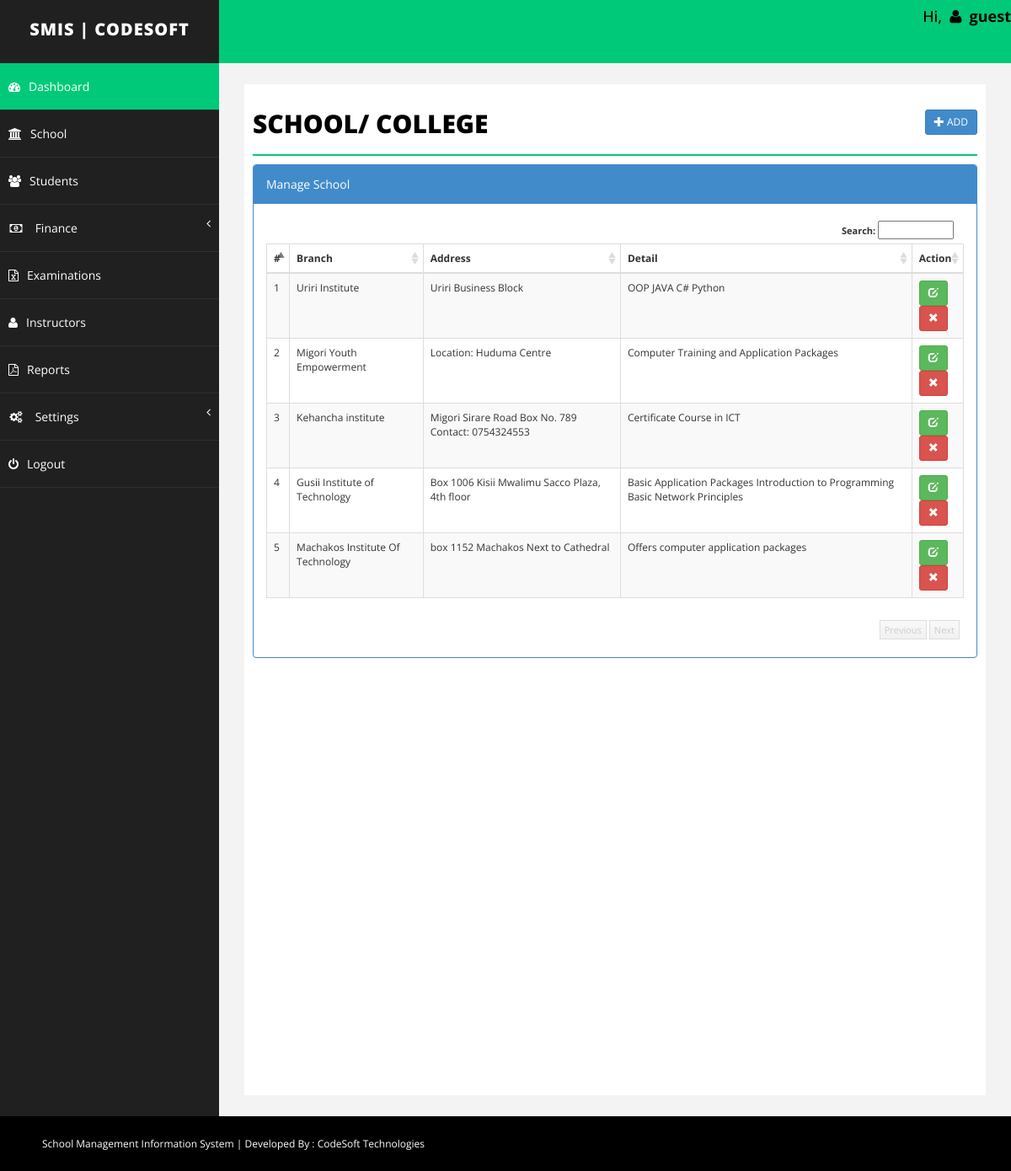
Screenshot of /School/branch.php (signed in) with the database file from the repository.
### tables this page shows
CREATE TABLE `branch` (
  `id` int(255) NOT NULL,
  `branch` varchar(255) NOT NULL,
  `address` text NOT NULL,
  `detail` text NOT NULL,
  `delete_status` enum('0','1') NOT NULL DEFAULT '0'
);

### School/branch.php (the view, shortened to what this page needs)
<?php
	include("../Include/dbconnect.php");
	$branch='';
	$address='';
	$detail = '';
	$id= '';
	$action = "add";
?>
<!DOCTYPE html>
<html xmlns="http://www.w3.org/1999/xhtml">
<head>
	<?php include("../Include/links.php"); ?>
</head>
<?php
	include("../Include/header.php");
?>
        <div id="page-wrapper">
            <div id="page-inner">
                <div class="row">
                    <div class="col-md-12">
                        <h1 class="page-head-line">School/ College
							<?php
								echo (isset($_GET['action']) && @$_GET['action']=="add" || @$_GET['action']=="edit")?
								' <a href="branch.php" class="btn btn-primary btn-sm pull-right">Back <i class="glyphicon glyphicon-arrow-right"></i></a>':'<a href="branch.php?action=add" class="btn btn-primary btn-sm pull-right"><i class="glyphicon glyphicon-plus"></i> Add </a>';
							?>
						</h1>
                    </div>
                </div>
				<?php
				if(isset($_GET['action']) && @$_GET['action']=="add" || @$_GET['action']=="edit")
				{
				?>
				<script type="text/javascript" src="../../js/validation/jquery.validate.min.js"></script>
				<div class="row">
					<div class="col-sm-8 col-sm-offset-2">
						<div class="panel panel-primary">
							<div class="panel-heading">
								 <?php echo ($action=="add")? "Add School": "Edit School"; ?>
							</div>
							<form action="branch.php" method="post" id="signupForm1" class="form-horizontal">
								<div class="panel-body">
									<div class="form-group">
										<label class="col-sm-2 control-label" for="Old">Branch </label>
										<div class="col-sm-10">
											<input type="text" class="form-control" id="branch" name="branch" value="<?php echo $branch;?>"  />
										</div>
									</div>
									<div class="form-group">
										<label class="col-sm-2 control-label" for="Password"> Address </label>
										<div class="col-sm-10">
											<textarea class="form-control" id="address" name="address"><?php echo $address;?></textarea >
										</div>
									</div>
									<div class="form-group">
										<label class="col-sm-2 control-label" for="Confirm"> Detail</label>
										<div class="col-sm-10">
												<textarea class="form-control" name="detail" id="detail"><?php echo $detail;?></textarea >
										</div>
									</div>
									<div class="form-group">
										<div class="col-sm-8 col-sm-offset-2">
											<input type="hidden" name="id" value="<?php echo $id;?>">
											<input type="hidden" name="action" value="<?php echo $action;?>">
											<button type="submit" name="save" class="btn btn-primary">Save </button>
										</div>
									</div>
								</div>
							</form>
						</div>
					</div>
				</div>
				<script type="text/javascript">
					$( document ).ready( function () {
						if($("#signupForm1").length > 0)
					{
						$( "#signupForm1" ).validate( {
							rules: {
								branch: "required",
								address: "required"
							},
							messages: {
								branch: "Please enter branch name",
								address: "Please enter address"
							},
						errorElement: "em",
						errorPlacement: function ( error, element ) {
							// Add the `help-block` class to the error element
							error.addClass( "help-block" );
							// Add `has-feedback` class to the parent div.form-group
							// in order to add icons to inputs
							element.parents( ".col-sm-10" ).addClass( "has-feedback" );
							if ( element.prop( "type" ) === "checkbox" ) {
								error.insertAfter( element.parent( "label" ) );
							} else {
								error.insertAfter( element );
							}
							// Add the span element, if doesn't exists, and apply the icon classes to it.
							if ( !element.next( "span" )[ 0 ] ) {
								$( "<span class='glyphicon glyphicon-remove form-control-feedback'></span>" ).insertAfter( element );
							}
						},
						success: function ( label, element ) {
							// Add the span element, if doesn't exists, and apply the icon classes to it.
							if ( !$( element ).next( "span" )[ 0 ] ) {
								$( "<span class='glyphicon glyphicon-ok form-control-feedback'></span>" ).insertAfter( $( element ) );
							}
						},
						highlight: function ( element, errorClass, validClass ) {
							$( element ).parents( ".col-sm-10" ).addClass( "has-error" ).removeClass( "has-success" );
							$( element ).next( "span" ).addClass( "glyphicon-remove" ).removeClass( "glyphicon-ok" );
						},
						unhighlight: function ( element, errorClass, validClass ) {
							$( element ).parents( ".col-sm-10" ).addClass( "has-success" ).removeClass( "has-error" );
							$( element ).next( "span" ).addClass( "glyphicon-ok" ).removeClass( "glyphicon-remove" );
						}
					} );
					}
					} );
				</script>
				<?php
				}else{
				?>
				<link href="../../css/datatable/datatable.css" rel="stylesheet" />
				<div class="panel panel-primary">
					<div class="panel-heading">
						Manage School
					</div>
                        <div class="panel-body">
                             <div class="table-sorting table-responsive">
                                <table class="table table-striped table-bordered table-hover" id="tSortable22">
                                    <thead>
                                        <tr>
                                            <th>#</th>
                                            <th>Branch</th>
                                            <th>Address</th>
                                            <th>Detail</th>
											<th>Action</th>
                                        </tr>
                                    </thead>
                                    <tbody>
									<?php
									$sql = "select * from branch where delete_status='0'";
									$q = $conn->query($sql);
									$i=1;
									while($r = $q->fetch_assoc())
									{
									echo '<tr>
                                            <td>'.$i.'</td>
                                            <td>'.$r['branch'].'</td>
                                            <td>'.$r['address'].'</td>
                                            <td>'.$r['detail'].'</td>
											<td>
											<a href="branch.php?action=edit&id='.$r['id'].'" class="btn btn-success btn-sm"><span class="glyphicon glyphicon-edit"></span></a>
											<a onclick="return confirm(\'Are you sure you want to delete this record\');" href="branch.php?action=delete&id='.$r['id'].'" class="btn btn-danger btn-sm"><span class="glyphicon glyphicon-remove"></span></a> </td>
                                        </tr>';
										$i++;
									}
									?>
                                    </tbody>
                                </table>
                            </div>
                        </div>
                    </div>
				<?php
				}
				?>
            </div>
        </div>
    </div>
    <?php
        include("../Include/footer.php");
    ?>
</body>
</html>

### css/basic.css (style rules this page uses)
body { font-family: 'Open Sans', sans-serif; line-height:25px; }
#page-wrapper { padding: 15px 15px; min-height: 600px; background: #F3F3F3; }
#page-inner { width: 100%; margin: 10px 20px 10px 0px; background-color: #fff!important; padding: 10px; min-height: 1200px; }
.page-head-line { font-size: 30px; text-transform: uppercase; color: #000; font-weight: 800; padding-bottom: 20px; border-bottom: 2px solid #00CA79; margin-bottom: 10px; }
@media (min-width:768px) { #page-wrapper { margin: 0 0 0 260px; padding: 15px 30px; min-height: 1200px; } }

### css/datatable/datatable.css (style rules this page uses)
.dataTable { float: left; }
.table-sorting { padding: 0px; position: relative; font-size: 12px; background-color: #FFF; }
.table-sorting .table { border-top: 1px solid #DDD; border-bottom: 1px solid #DDD; }
.table-sorting .sorting_asc { background: url('../../img/datatable/sort_asc.png') no-repeat center right; cursor: pointer; }
.table-sorting .sorting { background: url('../../img/datatable/sort_both.png') no-repeat center right; cursor: pointer; }

### rows the page displays
branch: branch "Uriri Institute", address "Uriri Business Block", detail "OOP JAVA C# Python"
branch: branch "Migori Youth Empowerment", address "Location: Huduma Centre", detail "Computer Training and Application Packages"
branch: branch "Kehancha institute", address "Migori Sirare Road Box No. 789 Contact: 0754324553", detail "Certificate Course in ICT"
branch: branch "Gusii Institute of Technology", address "Box 1006 Kisii Mwalimu Sacco Plaza, 4th floor", detail "Basic Application Packages Introduction to Programming Basic Network Principles"
branch: branch "Machakos Institute Of Technology", address "box 1152 Machakos Next to Cathedral", detail "Offers computer application packages"

### other values shown
$_SESSION['username'] "guest"
